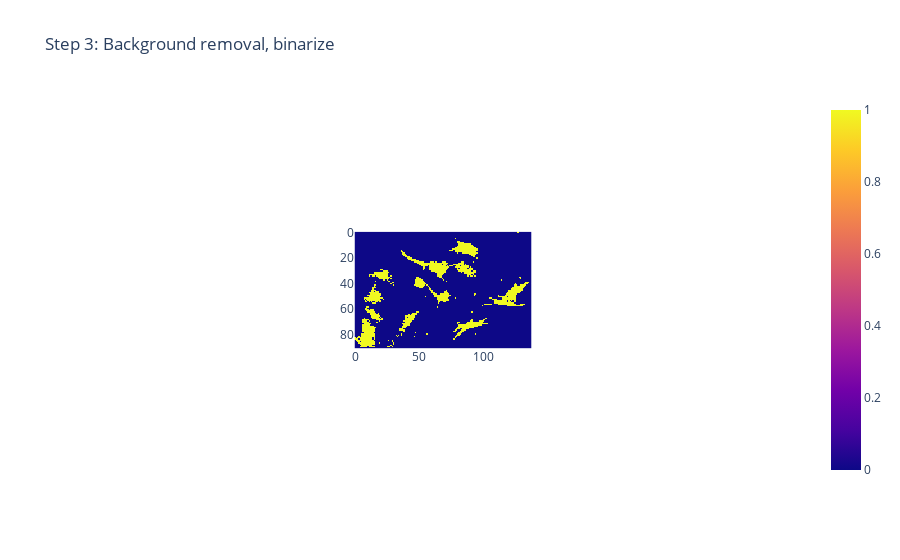

Source (notebook cell):
### Code cell
average_bkrd = np.average(bkgd_img)
print(average_bkrd)
std_bkrd = np.std(bkgd_img)
print(std_bkrd)
bkrd_intensity = (average_bkrd+std_bkrd)*3
print(bkrd_intensity)
img[img <= bkrd_intensity] = 0
img[img > 0] = 1
px.imshow(img,title='Step 3: Background removal, binarize')

### Figure 1 — Plotly figure (JSON) as saved in the notebook; plotly's stock layout.template omitted (floating-point values rounded to 4 significant figures; data arrays with more than 128 entries replaced by an {"elided": "..."} marker saying what was removed)
{"data": [{"coloraxis": "coloraxis", "hovertemplate": "x: %{x}<br>y: %{y}<br>color: %{z}<extra></extra>", "name": "0", "type": "heatmap", "xaxis": "x", "yaxis": "y", "z": {"elided": "91x138 int values"}}], "layout": {"autosize": true, "coloraxis": {"colorscale": [[0, "#0d0887"], [0.1111, "#46039f"], [0.2222, "#7201a8"], [0.3333, "#9c179e"], [0.4444, "#bd3786"], [0.5556, "#d8576b"], [0.6667, "#ed7953"], [0.7778, "#fb9f3a"], [0.8889, "#fdca26"], [1, "#f0f921"]]}, "title": {"text": "Step 3: Background removal, binarize"}, "xaxis": {"anchor": "y", "autorange": true, "constrain": "domain", "domain": [0.3781, 0.6219], "range": [-0.5, 137.5], "scaleanchor": "y"}, "yaxis": {"anchor": "x", "autorange": true, "constrain": "domain", "domain": [0, 1], "range": [90.5, -0.5]}}}
